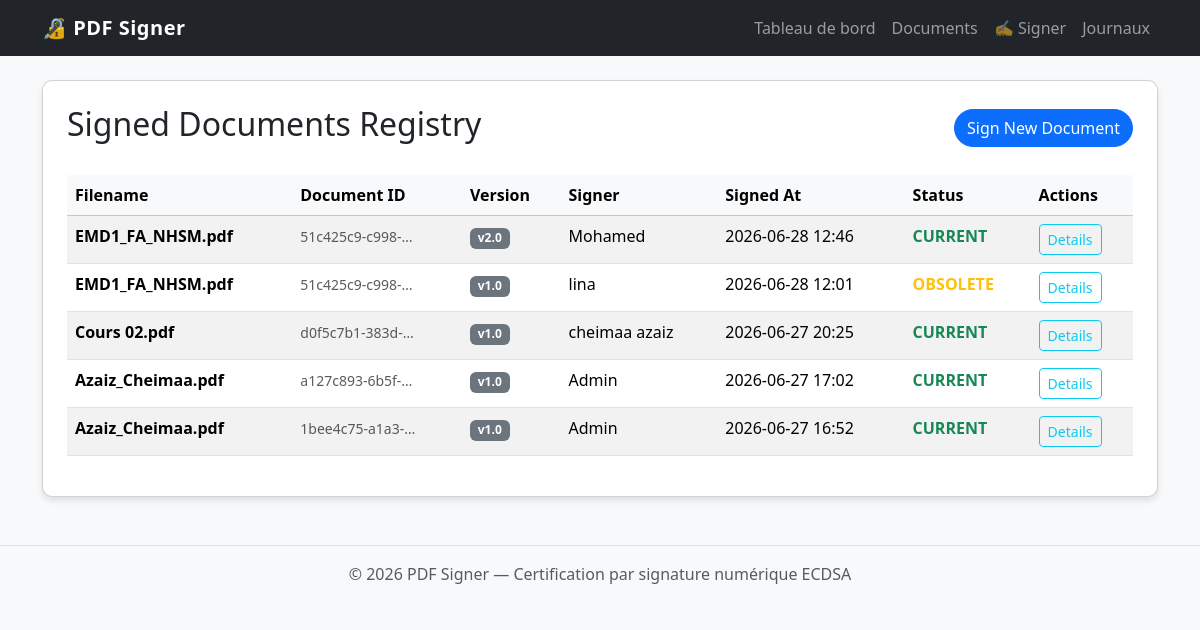
/documents/, run on an earlier commit of the app's database.
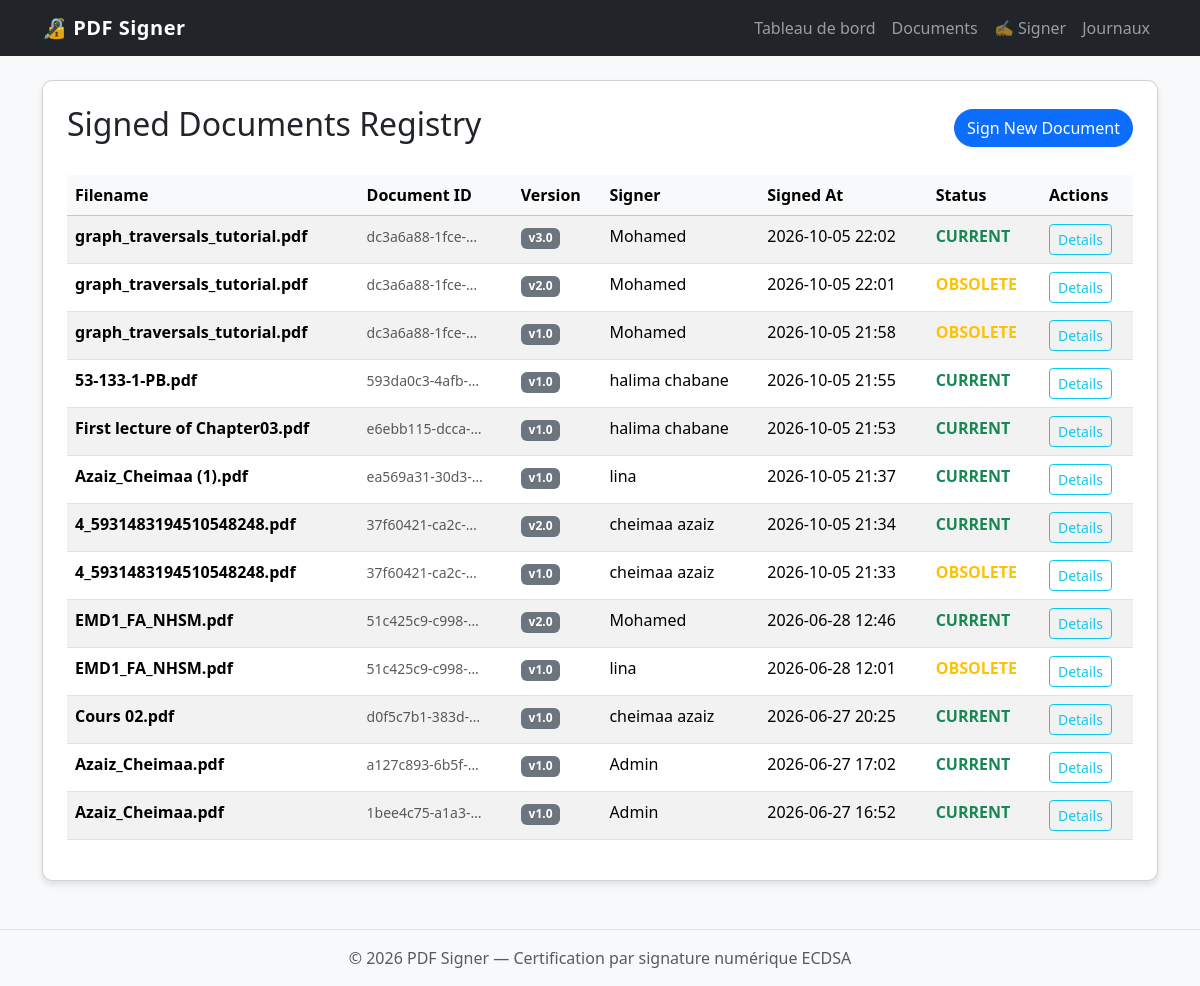
And on a later commit of the database.
### signer_app/models.py (models this page shows, shortened)
class SignedDocument(models.Model):
    document_id = models.UUIDField(default=uuid.uuid4, editable=False)
    filename = models.CharField(max_length=255)
    version = models.CharField(max_length=50)
    timestamp = models.DateTimeField()
    file_hash = models.CharField(max_length=64)
    signature = models.TextField()
    signer_name = models.CharField(max_length=255)
    public_key = models.TextField()
    pdf_file = models.FileField(upload_to='signed_pdfs/')
    qr_code_file = models.ImageField(upload_to='qrs/')
    is_latest = models.BooleanField(default=True)
    class Meta:
        unique_together = ('document_id', 'version')
        constraints = [
            models.UniqueConstraint(
                fields=['document_id'],
                condition=models.Q(is_latest=True),
                name='one_latest_per_document',
            ),
        ]

### signer_app/views.py (the view)
# urls.py: path('documents/', views.document_list, name='document_list'),
def document_list(request):
    docs = SignedDocument.objects.all().order_by('-timestamp')
    return render(request, 'doc_list.html', {'docs': docs})

### signer_app/templates/doc_list.html
{% extends 'base.html' %}
{% block content %}
<div class="card p-4">
    <div class="d-flex justify-content-between align-items-center mb-4">
        <h2>Signed Documents Registry</h2>
        <a href="{% url 'sign_document' %}" class="btn btn-primary">Sign New Document</a>
    </div>
    <div class="table-responsive">
        <table class="table table-hover table-striped">
            <thead class="table-light">
                <tr>
                    <th>Filename</th>
                    <th>Document ID</th>
                    <th>Version</th>
                    <th>Signer</th>
                    <th>Signed At</th>
                    <th>Status</th>
                    <th>Actions</th>
                </tr>
            </thead>
            <tbody>
                {% for doc in docs %}
                <tr>
                    <td><strong>{{ doc.filename }}</strong></td>
                    <td><small class="text-muted">{{ doc.document_id|truncatechars:15 }}</small></td>
                    <td><span class="badge bg-secondary">v{{ doc.version }}</span></td>
                    <td>{{ doc.signer_name }}</td>
                    <td>{{ doc.timestamp|date:"Y-m-d H:i" }}</td>
                    <td>
                        {% if doc.is_latest %}
                        <span class="status-valid">CURRENT</span>
                        {% else %}
                        <span class="status-obsolete">OBSOLETE</span>
                        {% endif %}
                    </td>
                    <td>
                        <a href="{% url 'doc_detail_version' doc.document_id doc.version %}" class="btn btn-sm btn-outline-info">Details</a>
                    </td>
                </tr>
                {% empty %}
                <tr><td colspan="7" class="text-center py-4">No documents found.</td></tr>
                {% endfor %}
            </tbody>
        </table>
    </div>
</div>
{% endblock %}

What changed in the data, as far as the page shows it:
added SignedDocument: filename "graph_traversals_tutorial.pdf", document_id "dc3a6a88-1fce-…", version "3.0", signer_name "Mohamed", timestamp "2026-10-05 22:02", is_latest "CURRENT"
added SignedDocument: filename "graph_traversals_tutorial.pdf", document_id "dc3a6a88-1fce-…", version "2.0", signer_name "Mohamed", timestamp "2026-10-05 22:01", is_latest "OBSOLETE"
added SignedDocument: filename "graph_traversals_tutorial.pdf", document_id "dc3a6a88-1fce-…", version "1.0", signer_name "Mohamed", timestamp "2026-10-05 21:58", is_latest "OBSOLETE"
added SignedDocument: filename "53-133-1-PB.pdf", document_id "593da0c3-4afb-…", version "1.0", signer_name "halima chabane", timestamp "2026-10-05 21:55", is_latest "CURRENT"
added SignedDocument: filename "First lecture of Chapter03.pdf", document_id "e6ebb115-dcca-…", version "1.0", signer_name "halima chabane", timestamp "2026-10-05 21:53", is_latest "CURRENT"
added SignedDocument: filename "Azaiz_Cheimaa (1).pdf", document_id "ea569a31-30d3-…", version "1.0", signer_name "lina", timestamp "2026-10-05 21:37", is_latest "CURRENT"
added SignedDocument: filename "4_5931483194510548248.pdf", document_id "37f60421-ca2c-…", version "2.0", signer_name "cheimaa azaiz", timestamp "2026-10-05 21:34", is_latest "CURRENT"
added SignedDocument: filename "4_5931483194510548248.pdf", document_id "37f60421-ca2c-…", version "1.0", signer_name "cheimaa azaiz", timestamp "2026-10-05 21:33", is_latest "OBSOLETE"
